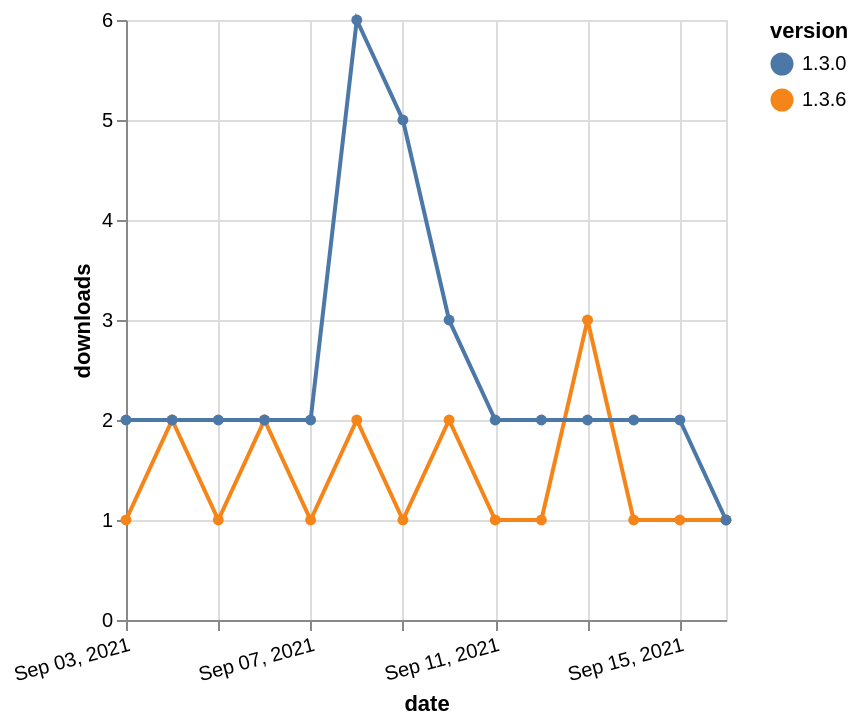

This figure's Vega-Lite source:
### Vega-Lite specification from a JSON file in a GitHub repository (floating-point values rounded to 4 significant figures)
{"$schema": "https://vega.github.io/schema/vega-lite/v5.json", "description": "A simple bar chart with embedded data.", "data": {"values": [{"date": "2021-09-03", "total": 225, "delta": 1, "version": "1.3.6"}, {"date": "2021-09-04", "total": 227, "delta": 2, "version": "1.3.6"}, {"date": "2021-09-05", "total": 228, "delta": 1, "version": "1.3.6"}, {"date": "2021-09-06", "total": 230, "delta": 2, "version": "1.3.6"}, {"date": "2021-09-07", "total": 231, "delta": 1, "version": "1.3.6"}, {"date": "2021-09-08", "total": 233, "delta": 2, "version": "1.3.6"}, {"date": "2021-09-09", "total": 234, "delta": 1, "version": "1.3.6"}, {"date": "2021-09-10", "total": 236, "delta": 2, "version": "1.3.6"}, {"date": "2021-09-11", "total": 237, "delta": 1, "version": "1.3.6"}, {"date": "2021-09-12", "total": 238, "delta": 1, "version": "1.3.6"}, {"date": "2021-09-13", "total": 241, "delta": 3, "version": "1.3.6"}, {"date": "2021-09-14", "total": 242, "delta": 1, "version": "1.3.6"}, {"date": "2021-09-15", "total": 243, "delta": 1, "version": "1.3.6"}, {"date": "2021-09-16", "total": 244, "delta": 1, "version": "1.3.6"}, {"date": "2021-09-03", "total": 2951, "delta": 2, "version": "1.3.0"}, {"date": "2021-09-04", "total": 2953, "delta": 2, "version": "1.3.0"}, {"date": "2021-09-05", "total": 2955, "delta": 2, "version": "1.3.0"}, {"date": "2021-09-06", "total": 2957, "delta": 2, "version": "1.3.0"}, {"date": "2021-09-07", "total": 2959, "delta": 2, "version": "1.3.0"}, {"date": "2021-09-08", "total": 2965, "delta": 6, "version": "1.3.0"}, {"date": "2021-09-09", "total": 2970, "delta": 5, "version": "1.3.0"}, {"date": "2021-09-10", "total": 2973, "delta": 3, "version": "1.3.0"}, {"date": "2021-09-11", "total": 2975, "delta": 2, "version": "1.3.0"}, {"date": "2021-09-12", "total": 2977, "delta": 2, "version": "1.3.0"}, {"date": "2021-09-13", "total": 2979, "delta": 2, "version": "1.3.0"}, {"date": "2021-09-14", "total": 2981, "delta": 2, "version": "1.3.0"}, {"date": "2021-09-15", "total": 2983, "delta": 2, "version": "1.3.0"}, {"date": "2021-09-16", "total": 2984, "delta": 1, "version": "1.3.0"}]}, "width": "container", "mark": {"type": "line", "point": {"filled": true}}, "encoding": {"x": {"field": "date", "type": "temporal", "timeUnit": "yearmonthdate", "title": "date", "axis": {"labelAngle": -15}}, "y": {"field": "delta", "type": "quantitative", "title": "downloads"}, "color": {"field": "version", "type": "nominal"}, "tooltip": {"field": "delta"}}}
